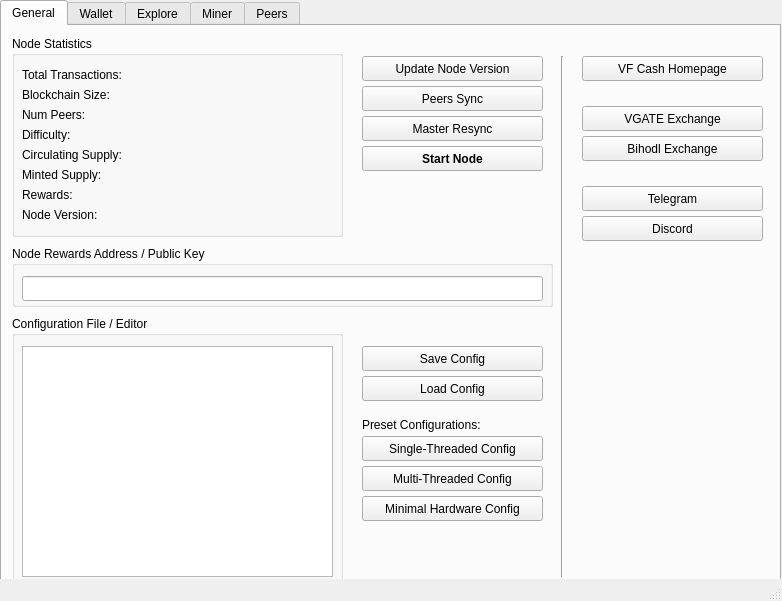
<?xml version="1.0" encoding="UTF-8"?>
<ui version="4.0">
 <class>MainWindow</class>
 <widget class="QMainWindow" name="MainWindow">
  <property name="enabled">
   <bool>true</bool>
  </property>
  <property name="geometry">
   <rect>
    <x>0</x>
    <y>0</y>
    <width>782</width>
    <height>601</height>
   </rect>
  </property>
  <property name="windowTitle">
   <string>VF Cash Node / Qt</string>
  </property>
  <property name="windowIcon">
   <iconset resource="res.qrc">
    <normaloff>:/new/prefix1/favicon</normaloff>:/new/prefix1/favicon</iconset>
  </property>
  <property name="toolTip">
   <string/>
  </property>
  <property name="documentMode">
   <bool>false</bool>
  </property>
  <widget class="QWidget" name="centralwidget">
   <widget class="QTabWidget" name="tabWidget">
    <property name="geometry">
     <rect>
      <x>0</x>
      <y>0</y>
      <width>781</width>
      <height>601</height>
     </rect>
    </property>
    <property name="currentIndex">
     <number>0</number>
    </property>
    <widget class="QWidget" name="tab">
     <attribute name="title">
      <string>General</string>
     </attribute>
     <widget class="QPushButton" name="update_node_version">
      <property name="geometry">
       <rect>
        <x>360</x>
        <y>30</y>
        <width>181</width>
        <height>25</height>
       </rect>
      </property>
      <property name="text">
       <string>Update Node Version</string>
      </property>
     </widget>
     <widget class="QPushButton" name="master_resync">
      <property name="geometry">
       <rect>
        <x>360</x>
        <y>90</y>
        <width>181</width>
        <height>25</height>
       </rect>
      </property>
      <property name="text">
       <string>Master Resync</string>
      </property>
     </widget>
     <widget class="QGroupBox" name="groupBox">
      <property name="geometry">
       <rect>
        <x>10</x>
        <y>290</y>
        <width>331</width>
        <height>271</height>
       </rect>
      </property>
      <property name="title">
       <string>Configuration File / Editor</string>
      </property>
      <widget class="QTextEdit" name="config_edit">
       <property name="geometry">
        <rect>
         <x>10</x>
         <y>30</y>
         <width>311</width>
         <height>231</height>
        </rect>
       </property>
      </widget>
     </widget>
     <widget class="QGroupBox" name="groupBox_2">
      <property name="geometry">
       <rect>
        <x>10</x>
        <y>10</y>
        <width>331</width>
        <height>201</height>
       </rect>
      </property>
      <property name="title">
       <string>Node Statistics</string>
      </property>
      <widget class="QLabel" name="total_transactions">
       <property name="geometry">
        <rect>
         <x>10</x>
         <y>30</y>
         <width>311</width>
         <height>17</height>
        </rect>
       </property>
       <property name="text">
        <string>Total Transactions:</string>
       </property>
      </widget>
      <widget class="QLabel" name="blockchain_size">
       <property name="geometry">
        <rect>
         <x>10</x>
         <y>50</y>
         <width>311</width>
         <height>17</height>
        </rect>
       </property>
       <property name="text">
        <string>Blockchain Size:</string>
       </property>
      </widget>
      <widget class="QLabel" name="num_peers">
       <property name="geometry">
        <rect>
         <x>10</x>
         <y>70</y>
         <width>311</width>
         <height>17</height>
        </rect>
       </property>
       <property name="text">
        <string>Num Peers:</string>
       </property>
      </widget>
      <widget class="QLabel" name="difficulty">
       <property name="geometry">
        <rect>
         <x>10</x>
         <y>90</y>
         <width>311</width>
         <height>17</height>
        </rect>
       </property>
       <property name="text">
        <string>Difficulty:</string>
       </property>
      </widget>
      <widget class="QLabel" name="rewards">
       <property name="geometry">
        <rect>
         <x>10</x>
         <y>150</y>
         <width>311</width>
         <height>17</height>
        </rect>
       </property>
       <property name="text">
        <string>Rewards:</string>
       </property>
      </widget>
      <widget class="QLabel" name="circulating">
       <property name="geometry">
        <rect>
         <x>10</x>
         <y>110</y>
         <width>311</width>
         <height>17</height>
        </rect>
       </property>
       <property name="text">
        <string>Circulating Supply:</string>
       </property>
      </widget>
      <widget class="QLabel" name="minted">
       <property name="geometry">
        <rect>
         <x>10</x>
         <y>130</y>
         <width>311</width>
         <height>17</height>
        </rect>
       </property>
       <property name="text">
        <string>Minted Supply:</string>
       </property>
      </widget>
      <widget class="QLabel" name="node_version">
       <property name="geometry">
        <rect>
         <x>10</x>
         <y>170</y>
         <width>311</width>
         <height>17</height>
        </rect>
       </property>
       <property name="text">
        <string>Node Version:</string>
       </property>
      </widget>
     </widget>
     <widget class="QGroupBox" name="groupBox_3">
      <property name="geometry">
       <rect>
        <x>10</x>
        <y>220</y>
        <width>541</width>
        <height>61</height>
       </rect>
      </property>
      <property name="title">
       <string>Node Rewards Address / Public Key</string>
      </property>
      <widget class="QLineEdit" name="rewards_address">
       <property name="geometry">
        <rect>
         <x>10</x>
         <y>30</y>
         <width>521</width>
         <height>25</height>
        </rect>
       </property>
       <property name="dragEnabled">
        <bool>true</bool>
       </property>
       <property name="readOnly">
        <bool>true</bool>
       </property>
      </widget>
     </widget>
     <widget class="QPushButton" name="save_config">
      <property name="geometry">
       <rect>
        <x>360</x>
        <y>320</y>
        <width>181</width>
        <height>25</height>
       </rect>
      </property>
      <property name="text">
       <string>Save Config</string>
      </property>
     </widget>
     <widget class="QPushButton" name="single_config">
      <property name="geometry">
       <rect>
        <x>360</x>
        <y>410</y>
        <width>181</width>
        <height>25</height>
       </rect>
      </property>
      <property name="text">
       <string>Single-Threaded Config</string>
      </property>
     </widget>
     <widget class="QPushButton" name="multi_config">
      <property name="geometry">
       <rect>
        <x>360</x>
        <y>440</y>
        <width>181</width>
        <height>25</height>
       </rect>
      </property>
      <property name="text">
       <string>Multi-Threaded Config</string>
      </property>
     </widget>
     <widget class="QPushButton" name="minimal_config">
      <property name="geometry">
       <rect>
        <x>360</x>
        <y>470</y>
        <width>181</width>
        <height>25</height>
       </rect>
      </property>
      <property name="text">
       <string>Minimal Hardware Config</string>
      </property>
     </widget>
     <widget class="QPushButton" name="load_config">
      <property name="geometry">
       <rect>
        <x>360</x>
        <y>350</y>
        <width>181</width>
        <height>25</height>
       </rect>
      </property>
      <property name="text">
       <string>Load Config</string>
      </property>
     </widget>
     <widget class="QLabel" name="label_9">
      <property name="geometry">
       <rect>
        <x>360</x>
        <y>390</y>
        <width>171</width>
        <height>17</height>
       </rect>
      </property>
      <property name="text">
       <string>Preset Configurations:</string>
      </property>
     </widget>
     <widget class="QPushButton" name="peers_sync">
      <property name="geometry">
       <rect>
        <x>360</x>
        <y>60</y>
        <width>181</width>
        <height>25</height>
       </rect>
      </property>
      <property name="text">
       <string>Peers Sync</string>
      </property>
     </widget>
     <widget class="QPushButton" name="start_node">
      <property name="geometry">
       <rect>
        <x>360</x>
        <y>120</y>
        <width>181</width>
        <height>25</height>
       </rect>
      </property>
      <property name="font">
       <font>
        <weight>75</weight>
        <bold>true</bold>
       </font>
      </property>
      <property name="text">
       <string>Start Node</string>
      </property>
     </widget>
     <widget class="Line" name="line">
      <property name="geometry">
       <rect>
        <x>550</x>
        <y>30</y>
        <width>20</width>
        <height>521</height>
       </rect>
      </property>
      <property name="orientation">
       <enum>Qt::Vertical</enum>
      </property>
     </widget>
     <widget class="QPushButton" name="vgate">
      <property name="geometry">
       <rect>
        <x>580</x>
        <y>80</y>
        <width>181</width>
        <height>25</height>
       </rect>
      </property>
      <property name="text">
       <string>VGATE Exchange</string>
      </property>
     </widget>
     <widget class="QPushButton" name="bihodl">
      <property name="geometry">
       <rect>
        <x>580</x>
        <y>110</y>
        <width>181</width>
        <height>25</height>
       </rect>
      </property>
      <property name="text">
       <string>Bihodl Exchange</string>
      </property>
     </widget>
     <widget class="QPushButton" name="vfhome">
      <property name="geometry">
       <rect>
        <x>580</x>
        <y>30</y>
        <width>181</width>
        <height>25</height>
       </rect>
      </property>
      <property name="text">
       <string>VF Cash Homepage</string>
      </property>
     </widget>
     <widget class="QPushButton" name="discord">
      <property name="geometry">
       <rect>
        <x>580</x>
        <y>190</y>
        <width>181</width>
        <height>25</height>
       </rect>
      </property>
      <property name="text">
       <string>Discord</string>
      </property>
     </widget>
     <widget class="QPushButton" name="telegram">
      <property name="geometry">
       <rect>
        <x>580</x>
        <y>160</y>
        <width>181</width>
        <height>25</height>
       </rect>
      </property>
      <property name="text">
       <string>Telegram</string>
      </property>
     </widget>
    </widget>
    <widget class="QWidget" name="tab_8">
     <attribute name="title">
      <string>Wallet</string>
     </attribute>
     <widget class="QGroupBox" name="groupBox_4">
      <property name="geometry">
       <rect>
        <x>50</x>
        <y>10</y>
        <width>671</width>
        <height>161</height>
       </rect>
      </property>
      <property name="title">
       <string>Send Transaction</string>
      </property>
      <widget class="QLineEdit" name="topub">
       <property name="geometry">
        <rect>
         <x>20</x>
         <y>110</y>
         <width>441</width>
         <height>31</height>
        </rect>
       </property>
      </widget>
      <widget class="QLabel" name="label_10">
       <property name="geometry">
        <rect>
         <x>20</x>
         <y>90</y>
         <width>221</width>
         <height>20</height>
        </rect>
       </property>
       <property name="text">
        <string>To Address:</string>
       </property>
      </widget>
      <widget class="QLabel" name="label_11">
       <property name="geometry">
        <rect>
         <x>470</x>
         <y>90</y>
         <width>101</width>
         <height>17</height>
        </rect>
       </property>
       <property name="text">
        <string>Amount:</string>
       </property>
      </widget>
      <widget class="QDoubleSpinBox" name="send_amount">
       <property name="geometry">
        <rect>
         <x>470</x>
         <y>110</y>
         <width>121</width>
         <height>31</height>
        </rect>
       </property>
       <property name="decimals">
        <number>3</number>
       </property>
       <property name="minimum">
        <double>0.001000000000000</double>
       </property>
       <property name="maximum">
        <double>4294967.294999999925494</double>
       </property>
       <property name="singleStep">
        <double>0.001000000000000</double>
       </property>
      </widget>
      <widget class="QPushButton" name="send_trans">
       <property name="geometry">
        <rect>
         <x>600</x>
         <y>110</y>
         <width>51</width>
         <height>31</height>
        </rect>
       </property>
       <property name="font">
        <font>
         <weight>75</weight>
         <bold>true</bold>
        </font>
       </property>
       <property name="text">
        <string>Send</string>
       </property>
      </widget>
      <widget class="QLineEdit" name="frompriv">
       <property name="geometry">
        <rect>
         <x>20</x>
         <y>50</y>
         <width>631</width>
         <height>31</height>
        </rect>
       </property>
       <property name="text">
        <string/>
       </property>
      </widget>
      <widget class="QLabel" name="label_13">
       <property name="geometry">
        <rect>
         <x>20</x>
         <y>30</y>
         <width>221</width>
         <height>20</height>
        </rect>
       </property>
       <property name="text">
        <string>From Private Key:</string>
       </property>
      </widget>
     </widget>
     <widget class="QLabel" name="frank">
      <property name="geometry">
       <rect>
        <x>460</x>
        <y>320</y>
        <width>261</width>
        <height>231</height>
       </rect>
      </property>
      <property name="text">
       <string/>
      </property>
     </widget>
     <widget class="QPushButton" name="newkey">
      <property name="geometry">
       <rect>
        <x>50</x>
        <y>320</y>
        <width>251</width>
        <height>31</height>
       </rect>
      </property>
      <property name="font">
       <font>
        <weight>50</weight>
        <bold>false</bold>
       </font>
      </property>
      <property name="text">
       <string>Generate New Address / Key Pair</string>
      </property>
     </widget>
     <widget class="QGroupBox" name="groupBox_5">
      <property name="geometry">
       <rect>
        <x>50</x>
        <y>180</y>
        <width>671</width>
        <height>121</height>
       </rect>
      </property>
      <property name="title">
       <string>Quick Send (sends directly from your rewards address)</string>
      </property>
      <widget class="QLineEdit" name="qtopub">
       <property name="geometry">
        <rect>
         <x>20</x>
         <y>50</y>
         <width>441</width>
         <height>31</height>
        </rect>
       </property>
      </widget>
      <widget class="QLabel" name="label_14">
       <property name="geometry">
        <rect>
         <x>20</x>
         <y>30</y>
         <width>221</width>
         <height>20</height>
        </rect>
       </property>
       <property name="text">
        <string>To Address:</string>
       </property>
      </widget>
      <widget class="QLabel" name="label_15">
       <property name="geometry">
        <rect>
         <x>470</x>
         <y>30</y>
         <width>101</width>
         <height>17</height>
        </rect>
       </property>
       <property name="text">
        <string>Amount:</string>
       </property>
      </widget>
      <widget class="QDoubleSpinBox" name="qamount">
       <property name="geometry">
        <rect>
         <x>470</x>
         <y>50</y>
         <width>121</width>
         <height>31</height>
        </rect>
       </property>
       <property name="decimals">
        <number>3</number>
       </property>
       <property name="minimum">
        <double>0.001000000000000</double>
       </property>
       <property name="maximum">
        <double>4294967.294999999925494</double>
       </property>
       <property name="singleStep">
        <double>0.001000000000000</double>
       </property>
      </widget>
      <widget class="QPushButton" name="qsend">
       <property name="geometry">
        <rect>
         <x>600</x>
         <y>50</y>
         <width>51</width>
         <height>31</height>
        </rect>
       </property>
       <property name="font">
        <font>
         <weight>75</weight>
         <bold>true</bold>
        </font>
       </property>
       <property name="text">
        <string>Send</string>
       </property>
      </widget>
      <widget class="QLabel" name="rbal">
       <property name="geometry">
        <rect>
         <x>20</x>
         <y>90</y>
         <width>441</width>
         <height>17</height>
        </rect>
       </property>
       <property name="text">
        <string>Your Balance: 0 VFC</string>
       </property>
      </widget>
     </widget>
    </widget>
    <widget class="QWidget" name="tab_7">
     <attribute name="title">
      <string>Explore</string>
     </attribute>
     <widget class="QLineEdit" name="explore_address">
      <property name="geometry">
       <rect>
        <x>0</x>
        <y>0</y>
        <width>601</width>
        <height>31</height>
       </rect>
      </property>
      <property name="text">
       <string/>
      </property>
     </widget>
     <widget class="QComboBox" name="explore_combo">
      <property name="geometry">
       <rect>
        <x>600</x>
        <y>0</y>
        <width>181</width>
        <height>31</height>
       </rect>
      </property>
     </widget>
     <widget class="QListWidget" name="explore_list">
      <property name="enabled">
       <bool>true</bool>
      </property>
      <property name="geometry">
       <rect>
        <x>0</x>
        <y>30</y>
        <width>781</width>
        <height>541</height>
       </rect>
      </property>
      <property name="autoScroll">
       <bool>false</bool>
      </property>
      <property name="dragEnabled">
       <bool>false</bool>
      </property>
      <property name="isWrapping" stdset="0">
       <bool>false</bool>
      </property>
     </widget>
    </widget>
    <widget class="QWidget" name="tab_5">
     <attribute name="title">
      <string>Miner</string>
     </attribute>
     <widget class="QPushButton" name="start_miner">
      <property name="geometry">
       <rect>
        <x>40</x>
        <y>540</y>
        <width>101</width>
        <height>25</height>
       </rect>
      </property>
      <property name="font">
       <font>
        <weight>50</weight>
        <bold>false</bold>
       </font>
      </property>
      <property name="text">
       <string>Start Mining</string>
      </property>
     </widget>
     <widget class="QSpinBox" name="mine_threads">
      <property name="geometry">
       <rect>
        <x>140</x>
        <y>540</y>
        <width>61</width>
        <height>26</height>
       </rect>
      </property>
      <property name="minimum">
       <number>1</number>
      </property>
      <property name="maximum">
       <number>256</number>
      </property>
     </widget>
     <widget class="QPushButton" name="list_unclaimed">
      <property name="geometry">
       <rect>
        <x>390</x>
        <y>540</y>
        <width>161</width>
        <height>25</height>
       </rect>
      </property>
      <property name="text">
       <string>List Unclaimed</string>
      </property>
     </widget>
     <widget class="QPushButton" name="claim_unclaimed">
      <property name="geometry">
       <rect>
        <x>570</x>
        <y>540</y>
        <width>161</width>
        <height>25</height>
       </rect>
      </property>
      <property name="text">
       <string>Claim Unclaimed</string>
      </property>
     </widget>
     <widget class="QListWidget" name="mined_list">
      <property name="enabled">
       <bool>true</bool>
      </property>
      <property name="geometry">
       <rect>
        <x>0</x>
        <y>0</y>
        <width>781</width>
        <height>541</height>
       </rect>
      </property>
     </widget>
     <widget class="QPushButton" name="open_minted">
      <property name="geometry">
       <rect>
        <x>270</x>
        <y>540</y>
        <width>91</width>
        <height>25</height>
       </rect>
      </property>
      <property name="text">
       <string>Open</string>
      </property>
     </widget>
     <zorder>open_minted</zorder>
     <zorder>start_miner</zorder>
     <zorder>mine_threads</zorder>
     <zorder>list_unclaimed</zorder>
     <zorder>claim_unclaimed</zorder>
     <zorder>mined_list</zorder>
    </widget>
    <widget class="QWidget" name="tab_6">
     <attribute name="title">
      <string>Peers</string>
     </attribute>
     <widget class="QLineEdit" name="agent">
      <property name="geometry">
       <rect>
        <x>0</x>
        <y>540</y>
        <width>781</width>
        <height>31</height>
       </rect>
      </property>
      <property name="font">
       <font>
        <weight>75</weight>
        <bold>true</bold>
       </font>
      </property>
      <property name="readOnly">
       <bool>true</bool>
      </property>
     </widget>
     <widget class="QTableWidget" name="peers_table">
      <property name="enabled">
       <bool>true</bool>
      </property>
      <property name="geometry">
       <rect>
        <x>0</x>
        <y>0</y>
        <width>781</width>
        <height>541</height>
       </rect>
      </property>
      <property name="sortingEnabled">
       <bool>false</bool>
      </property>
     </widget>
    </widget>
   </widget>
  </widget>
  <widget class="QStatusBar" name="statusbar"/>
 </widget>
 <resources>
  <include location="res.qrc"/>
 </resources>
 <connections/>
</ui>
